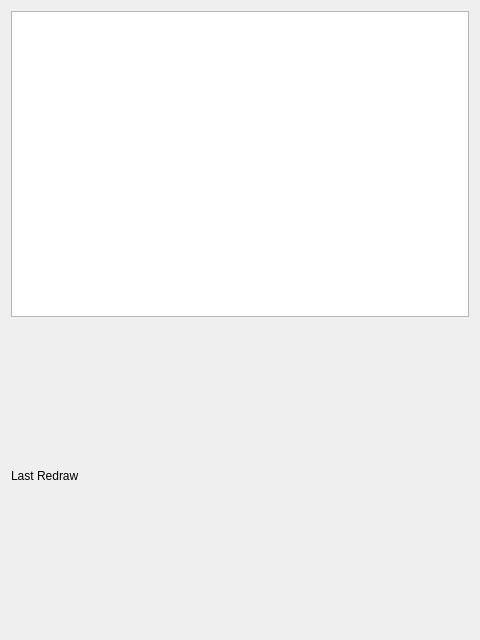
<?xml version="1.0" encoding="UTF-8"?>
<ui version="4.0">
 <class>DisplayWindow</class>
 <widget class="QWidget" name="DisplayWindow">
  <property name="geometry">
   <rect>
    <x>0</x>
    <y>0</y>
    <width>480</width>
    <height>640</height>
   </rect>
  </property>
  <property name="sizePolicy">
   <sizepolicy hsizetype="Fixed" vsizetype="Fixed">
    <horstretch>0</horstretch>
    <verstretch>0</verstretch>
   </sizepolicy>
  </property>
  <property name="windowTitle">
   <string>Display View</string>
  </property>
  <layout class="QGridLayout" name="gridLayout">
   <property name="sizeConstraint">
    <enum>QLayout::SetNoConstraint</enum>
   </property>
   <item row="0" column="0">
    <layout class="QVBoxLayout" name="verticalLayout">
     <property name="sizeConstraint">
      <enum>QLayout::SetMinimumSize</enum>
     </property>
     <item>
      <widget class="QGraphicsView" name="displayGraphicsView">
       <property name="sizePolicy">
        <sizepolicy hsizetype="Preferred" vsizetype="Preferred">
         <horstretch>0</horstretch>
         <verstretch>0</verstretch>
        </sizepolicy>
       </property>
      </widget>
     </item>
     <item>
      <widget class="QLabel" name="lastRedrawLabel">
       <property name="sizePolicy">
        <sizepolicy hsizetype="Minimum" vsizetype="Minimum">
         <horstretch>0</horstretch>
         <verstretch>0</verstretch>
        </sizepolicy>
       </property>
       <property name="text">
        <string>Last Redraw</string>
       </property>
      </widget>
     </item>
    </layout>
   </item>
  </layout>
 </widget>
 <resources/>
 <connections/>
</ui>
